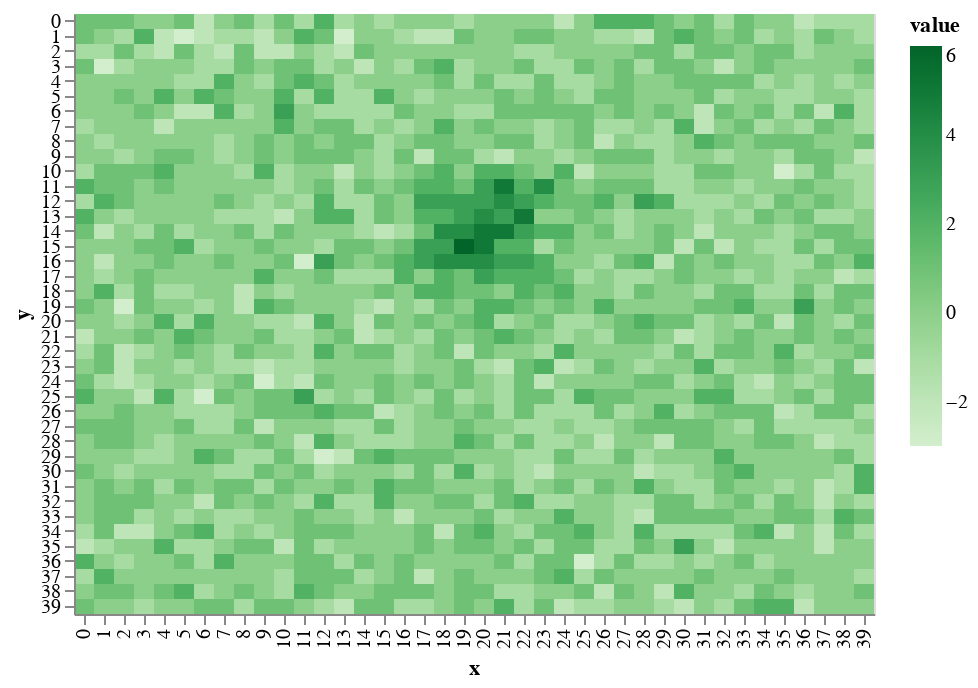

The cell this chart's notebook holds for it:
### Markdown cell above
This makes a much more _natural_ looking mountain.

### Code cell
world.add_mountain(mdf)
draw.drawTerrainHeight(world.grid_elevation)

### Figure 1 — Vega-Lite specification as saved in the notebook (floating-point values rounded to 4 significant figures; data arrays with more than 128 entries replaced by an {"elided": "..."} marker saying what was removed)
{"$schema": "https://vega.github.io/schema/vega-lite/v2.6.0.json", "config": {"view": {"height": 300, "width": 400}}, "data": {"name": "data-0f78679a34cf6c327519847aa48efe34"}, "datasets": {"data-0f78679a34cf6c327519847aa48efe34": {"elided": "1600 records"}}, "encoding": {"color": {"field": "value", "scale": {"scheme": "greens"}, "type": "quantitative"}, "x": {"field": "x", "type": "ordinal"}, "y": {"field": "y", "type": "ordinal"}}, "mark": "rect"}
